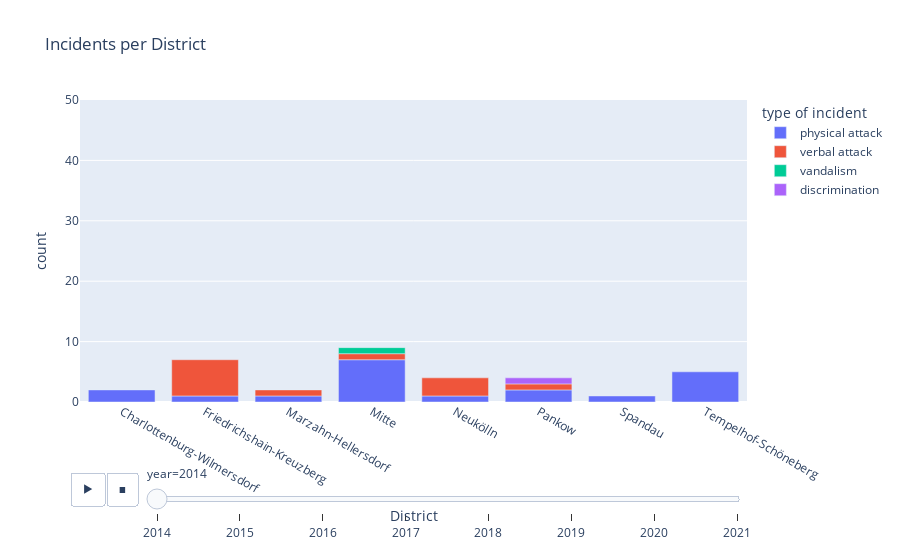

The code cell stored with this chart in its notebook:
### Code cell
fig1 = px.bar(df_barplot_count, x="District", y='count', color="type of incident", hover_name = 'type of incident',
              title="Incidents per District", range_y=[0,50], animation_frame="year", animation_group="District")
fig1.show()

#  animation_frame="year", animation_group="type of incident", range_y=[0,45]

### Figure 1 — Plotly figure (JSON) as saved in the notebook; plotly's stock layout.template omitted (floating-point values rounded to 4 significant figures)
{"data": [{"alignmentgroup": "True", "hovertemplate": "<b>%{hovertext}</b><br><br>type of incident=physical attack<br>year=2014<br>District=%{x}<br>count=%{y}<extra></extra>", "hovertext": ["physical attack", "physical attack", "physical attack", "physical attack", "physical attack", "physical attack", "physical attack", "physical attack"], "ids": ["Charlottenburg-Wilmersdorf", "Friedrichshain-Kreuzberg", "Marzahn-Hellersdorf", "Mitte", "Neukölln", "Pankow", "Spandau", "Tempelhof-Schöneberg"], "legendgroup": "physical attack", "marker": {"color": "#636efa"}, "name": "physical attack", "offsetgroup": "physical attack", "orientation": "v", "showlegend": true, "textposition": "auto", "type": "bar", "x": ["Charlottenburg-Wilmersdorf", "Friedrichshain-Kreuzberg", "Marzahn-Hellersdorf", "Mitte", "Neukölln", "Pankow", "Spandau", "Tempelhof-Schöneberg"], "xaxis": "x", "y": [2, 1, 1, 7, 1, 2, 1, 5], "yaxis": "y"}, {"alignmentgroup": "True", "hovertemplate": "<b>%{hovertext}</b><br><br>type of incident=verbal attack<br>year=2014<br>District=%{x}<br>count=%{y}<extra></extra>", "hovertext": ["verbal attack", "verbal attack", "verbal attack", "verbal attack", "verbal attack"], "ids": ["Friedrichshain-Kreuzberg", "Marzahn-Hellersdorf", "Mitte", "Neukölln", "Pankow"], "legendgroup": "verbal attack", "marker": {"color": "#EF553B"}, "name": "verbal attack", "offsetgroup": "verbal attack", "orientation": "v", "showlegend": true, "textposition": "auto", "type": "bar", "x": ["Friedrichshain-Kreuzberg", "Marzahn-Hellersdorf", "Mitte", "Neukölln", "Pankow"], "xaxis": "x", "y": [6, 1, 1, 3, 1], "yaxis": "y"}, {"alignmentgroup": "True", "hovertemplate": "<b>%{hovertext}</b><br><br>type of incident=vandalism<br>year=2014<br>District=%{x}<br>count=%{y}<extra></extra>", "hovertext": ["vandalism"], "ids": ["Mitte"], "legendgroup": "vandalism", "marker": {"color": "#00cc96"}, "name": "vandalism", "offsetgroup": "vandalism", "orientation": "v", "showlegend": true, "textposition": "auto", "type": "bar", "x": ["Mitte"], "xaxis": "x", "y": [1], "yaxis": "y"}, {"alignmentgroup": "True", "hovertemplate": "<b>%{hovertext}</b><br><br>type of incident=discrimination<br>year=2014<br>District=%{x}<br>count=%{y}<extra></extra>", "hovertext": ["discrimination"], "ids": ["Pankow"], "legendgroup": "discrimination", "marker": {"color": "#ab63fa"}, "name": "discrimination", "offsetgroup": "discrimination", "orientation": "v", "showlegend": true, "textposition": "auto", "type": "bar", "x": ["Pankow"], "xaxis": "x", "y": [1], "yaxis": "y"}], "layout": {"barmode": "relative", "legend": {"title": {"text": "type of incident"}, "tracegroupgap": 0}, "sliders": [{"active": 0, "currentvalue": {"prefix": "year="}, "len": 0.9, "pad": {"b": 10, "t": 60}, "steps": [{"args": [["2014"], {"frame": {"duration": 0, "redraw": true}, "fromcurrent": true, "mode": "immediate", "transition": {"duration": 0, "easing": "linear"}}], "label": "2014", "method": "animate"}, {"args": [["2015"], {"frame": {"duration": 0, "redraw": true}, "fromcurrent": true, "mode": "immediate", "transition": {"duration": 0, "easing": "linear"}}], "label": "2015", "method": "animate"}, {"args": [["2016"], {"frame": {"duration": 0, "redraw": true}, "fromcurrent": true, "mode": "immediate", "transition": {"duration": 0, "easing": "linear"}}], "label": "2016", "method": "animate"}, {"args": [["2017"], {"frame": {"duration": 0, "redraw": true}, "fromcurrent": true, "mode": "immediate", "transition": {"duration": 0, "easing": "linear"}}], "label": "2017", "method": "animate"}, {"args": [["2018"], {"frame": {"duration": 0, "redraw": true}, "fromcurrent": true, "mode": "immediate", "transition": {"duration": 0, "easing": "linear"}}], "label": "2018", "method": "animate"}, {"args": [["2019"], {"frame": {"duration": 0, "redraw": true}, "fromcurrent": true, "mode": "immediate", "transition": {"duration": 0, "easing": "linear"}}], "label": "2019", "method": "animate"}, {"args": [["2020"], {"frame": {"duration": 0, "redraw": true}, "fromcurrent": true, "mode": "immediate", "transition": {"duration": 0, "easing": "linear"}}], "label": "2020", "method": "animate"}, {"args": [["2021"], {"frame": {"duration": 0, "redraw": true}, "fromcurrent": true, "mode": "immediate", "transition": {"duration": 0, "easing": "linear"}}], "label": "2021", "method": "animate"}], "x": 0.1, "xanchor": "left", "y": 0, "yanchor": "top"}], "title": {"text": "Incidents per District"}, "updatemenus": [{"buttons": [{"args": [null, {"frame": {"duration": 500, "redraw": true}, "fromcurrent": true, "mode": "immediate", "transition": {"duration": 500, "easing": "linear"}}], "label": "&#9654;", "method": "animate"}, {"args": [[null], {"frame": {"duration": 0, "redraw": true}, "fromcurrent": true, "mode": "immediate", "transition": {"duration": 0, "easing": "linear"}}], "label": "&#9724;", "method": "animate"}], "direction": "left", "pad": {"r": 10, "t": 70}, "showactive": false, "type": "buttons", "x": 0.1, "xanchor": "right", "y": 0, "yanchor": "top"}], "xaxis": {"anchor": "y", "domain": [0, 1], "title": {"text": "District"}}, "yaxis": {"anchor": "x", "domain": [0, 1], "range": [0, 50], "title": {"text": "count"}}}}
